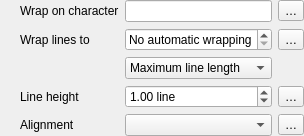
                         <widget class="QFrame" name="mMultiLinesFrame">
                          <property name="frameShape">
                           <enum>QFrame::NoFrame</enum>
                          </property>
                          <property name="frameShadow">
                           <enum>QFrame::Raised</enum>
                          </property>
                          <layout class="QGridLayout" name="gridLayout_28">
                           <property name="leftMargin">
                            <number>20</number>
                           </property>
                           <property name="topMargin">
                            <number>0</number>
                           </property>
                           <property name="rightMargin">
                            <number>0</number>
                           </property>
                           <property name="bottomMargin">
                            <number>0</number>
                           </property>
                           <item row="1" column="0">
                            <widget class="QLabel" name="mLabelWrapLinesTo">
                             <property name="text">
                              <string>Wrap lines to</string>
                             </property>
                            </widget>
                           </item>
                           <item row="4" column="1">
                            <widget class="QComboBox" name="mFontMultiLineAlignComboBox">
                             <property name="enabled">
                              <bool>true</bool>
                             </property>
                             <property name="toolTip">
                              <string>Paragraph style alignment of multi-line text</string>
                             </property>
                             <property name="layoutDirection">
                              <enum>Qt::LeftToRight</enum>
                             </property>
                            </widget>
                           </item>
                           <item row="0" column="1">
                            <widget class="QLineEdit" name="wrapCharacterEdit">
                             <property name="minimumSize">
                              <size>
                               <width>0</width>
                               <height>0</height>
                              </size>
                             </property>
                            </widget>
                           </item>
                           <item row="4" column="0">
                            <widget class="QLabel" name="mFontMultiLineLabel">
                             <property name="sizePolicy">
                              <sizepolicy hsizetype="Maximum" vsizetype="Preferred">
                               <horstretch>0</horstretch>
                               <verstretch>0</verstretch>
                              </sizepolicy>
                             </property>
                             <property name="text">
                              <string>Alignment</string>
                             </property>
                            </widget>
                           </item>
                           <item row="3" column="2">
                            <widget class="QgsPropertyOverrideButton" name="mFontLineHeightDDBtn">
                             <property name="text">
                              <string>…</string>
                             </property>
                            </widget>
                           </item>
                           <item row="2" column="1">
                            <widget class="QComboBox" name="mAutoWrapTypeComboBox">
                             <property name="toolTip">
                              <string>Controls whether lines are automatically wrapped using the maximum number of characters in a line, or the minimum</string>
                             </property>
                             <item>
                              <property name="text">
                               <string>Maximum line length</string>
                              </property>
                             </item>
                             <item>
                              <property name="text">
                               <string>Minimum line length</string>
                              </property>
                             </item>
                            </widget>
                           </item>
                           <item row="0" column="2">
                            <widget class="QgsPropertyOverrideButton" name="mWrapCharDDBtn">
                             <property name="text">
                              <string>…</string>
                             </property>
                            </widget>
                           </item>
                           <item row="4" column="2">
                            <widget class="QgsPropertyOverrideButton" name="mFontMultiLineAlignDDBtn">
                             <property name="text">
                              <string>…</string>
                             </property>
                            </widget>
                           </item>
                           <item row="1" column="1">
                            <widget class="QgsSpinBox" name="mAutoWrapLengthSpinBox">
                             <property name="enabled">
                              <bool>true</bool>
                             </property>
                             <property name="toolTip">
                              <string>If set, label text will automatically be wrapped to match the specified number of characters per line (if possible)</string>
                             </property>
                             <property name="specialValueText">
                              <string>No automatic wrapping</string>
                             </property>
                             <property name="suffix">
                              <string> characters</string>
                             </property>
                             <property name="maximum">
                              <number>999</number>
                             </property>
                            </widget>
                           </item>
                           <item row="3" column="1">
                            <widget class="QgsDoubleSpinBox" name="mFontLineHeightSpinBox">
                             <property name="enabled">
                              <bool>true</bool>
                             </property>
                             <property name="minimumSize">
                              <size>
                               <width>0</width>
                               <height>0</height>
                              </size>
                             </property>
                             <property name="toolTip">
                              <string>Line height spacing for multi-line text</string>
                             </property>
                             <property name="suffix">
                              <string> line</string>
                             </property>
                             <property name="minimum">
                              <double>0.000000000000000</double>
                             </property>
                             <property name="maximum">
                              <double>10.000000000000000</double>
                             </property>
                             <property name="singleStep">
                              <double>0.100000000000000</double>
                             </property>
                             <property name="value">
                              <double>1.000000000000000</double>
                             </property>
                            </widget>
                           </item>
                           <item row="3" column="0">
                            <widget class="QLabel" name="mFontLineHeightLabel">
                             <property name="sizePolicy">
                              <sizepolicy hsizetype="Maximum" vsizetype="Preferred">
                               <horstretch>0</horstretch>
                               <verstretch>0</verstretch>
                              </sizepolicy>
                             </property>
                             <property name="text">
                              <string>Line height</string>
                             </property>
                            </widget>
                           </item>
                           <item row="0" column="0">
                            <widget class="QLabel" name="mLabelWrapOnCharacter">
                             <property name="sizePolicy">
                              <sizepolicy hsizetype="Maximum" vsizetype="Preferred">
                               <horstretch>0</horstretch>
                               <verstretch>0</verstretch>
                              </sizepolicy>
                             </property>
                             <property name="text">
                              <string>Wrap on character</string>
                             </property>
                            </widget>
                           </item>
                           <item row="1" column="2">
                            <widget class="QgsPropertyOverrideButton" name="mAutoWrapLengthDDBtn">
                             <property name="text">
                              <string>…</string>
                             </property>
                            </widget>
                           </item>
                          </layout>
                         </widget>
